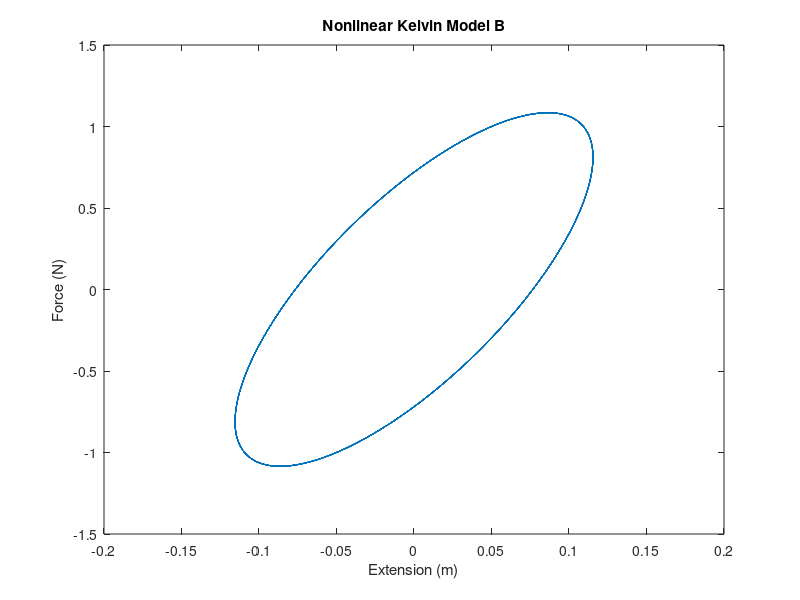
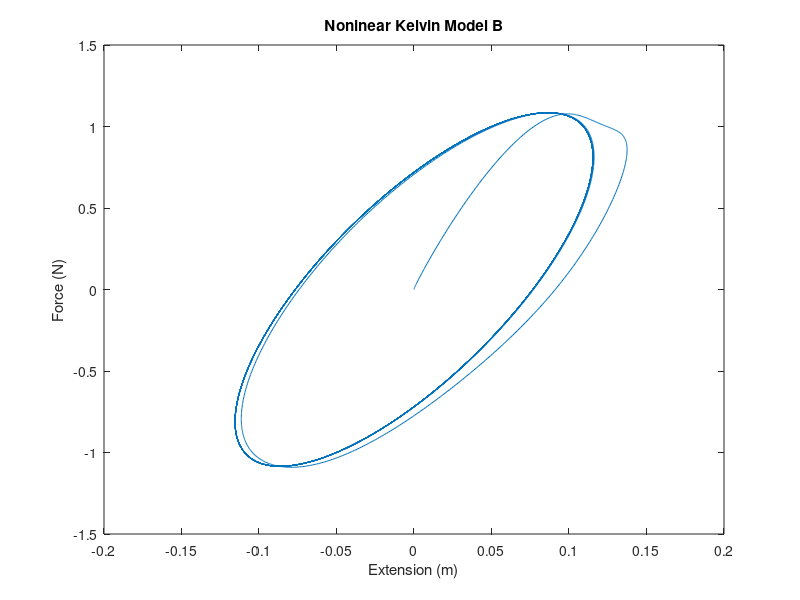

The MATLAB script that drew these images, in order:
% Alternative Kelvin Model

% Kelvin model

time_step = 0.01;
end_time = 100;
t = linspace(0,end_time,end_time/time_step + 1);
x = zeros(size(t));
x_dot = zeros(size(t));
F = zeros(size(t));
x2 = zeros(size(t));
x2_dot = zeros(size(t));
x1_dot = zeros(size(t));


p=1; B=1;
ks = 20; kp=2; d=10;
ks1 = 20; ks3 = 10;
kp1 = 5; kp3 = 7;
d1 = 10; d3 =4;

% sinusoidal forcing
f_t = B*sin(p*t);
% step forcing
% f_t = ones(size(t));


% Euler Integration

for i=1:length(t)-1
%     F(i+1) = F(i) + time_step*(ks/d*(kp*x(i)+d*x_dot(i)-(1+kp/ks)*F(i) ));
    
    x_dot(i+1) = x_dot(i) + time_step*(f_t(i)-F(i));
    x(i+1) = x(i) + time_step*x_dot(i);
    
    fun = @(X2_dot)(d3*(x_dot(i) - X2_dot)^3 + d1*(x_dot(i) - X2_dot) + kp3*(x(i) - x2(i))^3 + kp1*(x(i) - x2(i)) - ks3*x2(i)^3 - ks1*x2(i));
    x2_dot(i+1) = fzero(fun, x2_dot(i));

    x2(i+1) = x2(i) + time_step*x2_dot(i);
    x1_dot(i+1) = x_dot(i+1)-x2_dot(i+1);
    
    Fsee = ks1*x2(i+1)+ks3*x2(i+1)^3;
    Fsde = d1*(x_dot(i+1) - x2_dot(i+1)) + d3*(x_dot(i+1) - x2_dot(i+1))^3;
    Fpee = kp1*x(i+1) + kp3*x(i+1)^3;
    
    
    
    F(i+1) = 0.5*(Fsee+Fsde+Fpee);
    
    
end

% Plot Force v Extension

figure; plot(x(30/time_step:end),F(30/time_step:end)); xlabel('Extension (m)'); ylabel('Force (N)'); title('Nonlinear Kelvin Model B');
figure; plot(x,F); xlabel('Extension (m)'); ylabel('Force (N)'); title('Noninear Kelvin Model B');


